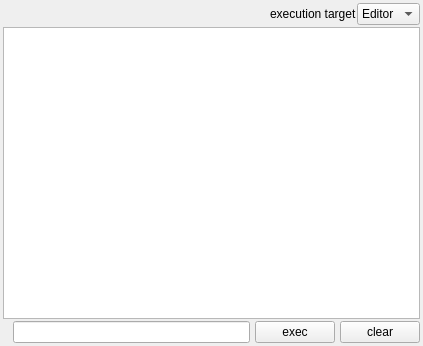
<?xml version="1.0" encoding="UTF-8"?>
<ui version="4.0">
 <class>ConsoleWindow</class>
 <widget class="QWidget" name="ConsoleWindow">
  <property name="geometry">
   <rect>
    <x>0</x>
    <y>0</y>
    <width>423</width>
    <height>346</height>
   </rect>
  </property>
  <property name="windowTitle">
   <string>Form</string>
  </property>
  <layout class="QVBoxLayout" name="verticalLayout">
   <property name="spacing">
    <number>0</number>
   </property>
   <property name="leftMargin">
    <number>0</number>
   </property>
   <property name="topMargin">
    <number>0</number>
   </property>
   <property name="rightMargin">
    <number>0</number>
   </property>
   <property name="bottomMargin">
    <number>0</number>
   </property>
   <item>
    <widget class="QWidget" name="widget" native="true">
     <layout class="QVBoxLayout" name="verticalLayout_2">
      <property name="spacing">
       <number>2</number>
      </property>
      <property name="leftMargin">
       <number>3</number>
      </property>
      <property name="topMargin">
       <number>3</number>
      </property>
      <property name="rightMargin">
       <number>3</number>
      </property>
      <property name="bottomMargin">
       <number>3</number>
      </property>
      <item>
       <widget class="QWidget" name="widget_2" native="true">
        <layout class="QHBoxLayout" name="horizontalLayout_2">
         <property name="spacing">
          <number>0</number>
         </property>
         <property name="leftMargin">
          <number>0</number>
         </property>
         <property name="topMargin">
          <number>0</number>
         </property>
         <property name="rightMargin">
          <number>0</number>
         </property>
         <property name="bottomMargin">
          <number>0</number>
         </property>
         <item>
          <spacer name="horizontalSpacer_2">
           <property name="orientation">
            <enum>Qt::Horizontal</enum>
           </property>
           <property name="sizeHint" stdset="0">
            <size>
             <width>40</width>
             <height>20</height>
            </size>
           </property>
          </spacer>
         </item>
         <item>
          <widget class="QLabel" name="label">
           <property name="text">
            <string>execution target</string>
           </property>
          </widget>
         </item>
         <item>
          <widget class="QComboBox" name="comboTarget">
           <item>
            <property name="text">
             <string>Editor</string>
            </property>
           </item>
           <item>
            <property name="text">
             <string>Game</string>
            </property>
           </item>
          </widget>
         </item>
        </layout>
       </widget>
      </item>
      <item>
       <widget class="QTextEdit" name="textOutput">
        <property name="font">
         <font>
          <pointsize>10</pointsize>
         </font>
        </property>
        <property name="readOnly">
         <bool>true</bool>
        </property>
       </widget>
      </item>
      <item>
       <layout class="QHBoxLayout" name="horizontalLayout">
        <property name="spacing">
         <number>5</number>
        </property>
        <item>
         <spacer name="horizontalSpacer">
          <property name="orientation">
           <enum>Qt::Horizontal</enum>
          </property>
          <property name="sizeType">
           <enum>QSizePolicy::Minimum</enum>
          </property>
          <property name="sizeHint" stdset="0">
           <size>
            <width>10</width>
            <height>20</height>
           </size>
          </property>
         </spacer>
        </item>
        <item>
         <widget class="QLineEdit" name="textInput"/>
        </item>
        <item>
         <widget class="QPushButton" name="buttonExec">
          <property name="text">
           <string>exec</string>
          </property>
         </widget>
        </item>
        <item>
         <widget class="QPushButton" name="buttonClear">
          <property name="text">
           <string>clear</string>
          </property>
         </widget>
        </item>
       </layout>
      </item>
     </layout>
    </widget>
   </item>
  </layout>
 </widget>
 <resources/>
 <connections/>
 <slots>
  <slot>execScript()</slot>
  <slot>clearScript()</slot>
 </slots>
</ui>
